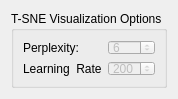
<?xml version="1.0" encoding="UTF-8"?>
<ui version="4.0">
 <class>TSNE_option_widget</class>
 <widget class="QWidget" name="TSNE_option_widget">
  <property name="geometry">
   <rect>
    <x>0</x>
    <y>0</y>
    <width>178</width>
    <height>99</height>
   </rect>
  </property>
  <property name="minimumSize">
   <size>
    <width>178</width>
    <height>99</height>
   </size>
  </property>
  <property name="maximumSize">
   <size>
    <width>178</width>
    <height>99</height>
   </size>
  </property>
  <property name="windowTitle">
   <string>Form</string>
  </property>
  <layout class="QGridLayout" name="gridLayout">
   <item row="0" column="0">
    <layout class="QHBoxLayout" name="horizontalLayout_2">
     <item>
      <widget class="QGroupBox" name="gbTSNEOptions">
       <property name="title">
        <string>T-SNE Visualization Options</string>
       </property>
       <layout class="QGridLayout" name="gridLayout_3">
        <item row="1" column="0">
         <widget class="QLabel" name="label_3">
          <property name="text">
           <string>Learning  Rate:</string>
          </property>
         </widget>
        </item>
        <item row="0" column="0">
         <widget class="QLabel" name="label_4">
          <property name="text">
           <string>Perplexity:</string>
          </property>
         </widget>
        </item>
        <item row="1" column="1">
         <widget class="QSpinBox" name="spinTSNELearningRate">
          <property name="enabled">
           <bool>false</bool>
          </property>
          <property name="minimum">
           <number>10</number>
          </property>
          <property name="maximum">
           <number>500</number>
          </property>
          <property name="singleStep">
           <number>10</number>
          </property>
          <property name="value">
           <number>200</number>
          </property>
         </widget>
        </item>
        <item row="0" column="1">
         <widget class="QSpinBox" name="spinTSNEPerplexity">
          <property name="enabled">
           <bool>false</bool>
          </property>
          <property name="minimum">
           <number>1</number>
          </property>
          <property name="maximum">
           <number>20</number>
          </property>
          <property name="value">
           <number>6</number>
          </property>
         </widget>
        </item>
       </layout>
      </widget>
     </item>
    </layout>
   </item>
  </layout>
 </widget>
 <resources/>
 <connections/>
</ui>
